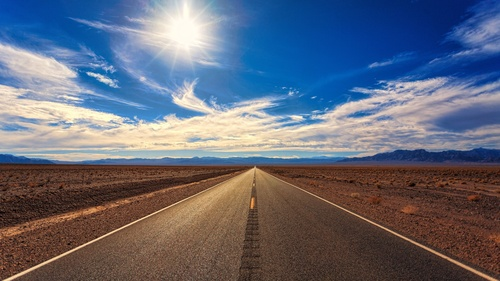
#> input picture imagens/estrada.jpg, 500 x 281 px
$ jupyter execute --allow-errors atividade_04.ipynb
#> lines starting #> are read from the running program, lines starting #| are printed output that depends on the picture; after the words box and inside, x2 and y2 are one past the last pixel; in counts of white or black regions, pixels touching at a corner belong together
Atividade 04 da disciplina de Visão Robótica

Discente: Henrique Antônio Guanais Corneau

# Filtro Canny

Para implementar o filtro Canny de detecção de bordas, é necessário seguir o seguinte algoritmo:

• Redução de ruídos

• Cálculo do Gradiente

• Non Maximum Suppression

• Thresholding duplo

• Histerese

[cell 1]
import cv2
import numpy as np
import matplotlib.pyplot as plt

O primeiro passo consiste em realizar a redução de ruído da imagem para que o ruído não atrapalhe a detecção de bordas da imagem, e para isso é utilizado um filtro Gaussiano. O filtro utilizado nesse projeto possui um kernel 3x3.

[cell 2]
# primeiro passo - Filtro gaussiano
def filtro_espacial(img, k):
    img2 = np.zeros_like(img, dtype=np.float32)
    lk = k.shape[0]
    ck = k.shape[1]
    llin = int(lk/2)
    lcol = int(ck/2)
    # convolucao entre o filtro e a imagem
    for i in range(llin, img.shape[0] - llin):
        for j in range(lcol, img.shape[1] - lcol):
            region = img[i - llin:i + llin + 1, j - lcol:j + lcol + 1]
            img2[i, j] = np.sum(region * k)

    return img2
# gerar filtro gaussiano de tamanho size
def gaussian_kernel(size, k, sigma):
    kernel = np.zeros((size,size))
    llin = int(size/2)
    lcol = llin
    for m in range(-llin, llin+1):
        for n in range(-lcol, lcol+1):
            kernel[m+llin, n+lcol] = k * np.exp(-(m**2 + n**2)/(2*sigma**2))
            kernel = kernel/np.sum(kernel)
    return kernel

kernel = gaussian_kernel(3, 1, 2)
img_path = '../imagens/Lenna.png'
img = cv2.imread(img_path)
#> (the rest of this cell did not finish here and is left out)

O segundo passo consiste em realizar o cálculo do gradiente, e para isso é utilizado o filtro de Sobel nas direções x e y.

O gradiente foi calculado utilizando a norma Euclidiana: `magnitude = np.sqrt(sobelx**2 + sobely**2)`, e a visualização foi possível através de: `img_filtro_sobel = cv2.convertScaleAbs(magnitude`

[cell 3]
# segundo passo - filtro de sobel
def filtro_sobel(img, k):
    img2 = np.zeros_like(img, dtype=np.float32)
    lk = k.shape[0]
    ck = k.shape[1]
    llin = int(lk/2)
    lcol = int(ck/2)

    for i in range(llin, img.shape[0] - llin):
        for j in range(lcol, img.shape[1] - lcol):
            region = img[i - llin:i + llin + 1, j - lcol:j + lcol + 1]
            img2[i, j] = np.sum(region * k)

    return img2

k1 = np.array([[-1, 0, 1],
     [-2, 0, 2],
     [-1, 0, 1]])
k2 = np.array([[-1, -2, -1],
     [0, 0, 0],
     [1, 2, 1]])
# calculo do gradiente
#> (the rest of this cell did not finish here and is left out)

O terceiro passo é realizar o Non maximum supression, que tem o objetivo de diminuir a espessura das bordas detectadas pelo filtro de Sobel para somente 1 pixel.

Para realizar a contração foi calculado a direção do gradiente, e o pixel que fica na borda será o pixel de maior valor na direção do gradiente, comparando então com seus vizinhos.

Para realizar essa supressão, foram analisados os vizinhos em 4 direções de gradiente, e caso o ângulo do gradiente seja menor que zero, o ângulo é somado com 180º.

[cell 4]
# passo 3 - non-maximum suppression
def non_maximum_supression(img, theta, magnitude):
    img2 = np.zeros_like(img)
    for i in range(1, img.shape[0] - 1):
        for j in range(1, img.shape[1] - 1):
            ang = theta[i, j]*180/np.pi
            if magnitude[i, j] > 0:
                if ang < 0:
                    ang += 180
                if (0 <= ang < 22.5) or (157.5 <= ang <= 180):
                    if magnitude[i, j] >= magnitude[i - 1, j] and magnitude[i, j] >= magnitude[i + 1, j]:
                        img2[i, j] = magnitude[i, j]
                elif 22.5 <= ang < 67.5:
                    if magnitude[i, j] >= magnitude[i - 1, j - 1] and magnitude[i, j] >= magnitude[i + 1, j + 1]:
                        img2[i, j] = magnitude[i, j]
                elif (67.5 <= ang < 112.5):
                    if magnitude[i, j] >= magnitude[i, j - 1] and magnitude[i, j] >= magnitude[i, j + 1]:
                        img2[i, j] = magnitude[i, j]
                elif 112.5 <= ang < 157.5:
                    if magnitude[i, j] >= magnitude[i + 1, j - 1] and magnitude[i, j] >= magnitude[i - 1, j + 1]:
                        img2[i, j] = magnitude[i, j]
    return img2

#> (the rest of this cell did not finish here and is left out)

O próximo passo é fazer p Thresholding duplo, em que consiste em definir dois níveis de thresholding `t1` e `t2` para caracterizar as bordas como borda forte ou borda fraca, e para pixels com valores menores que `t1` seu valor vira 0.

[cell 5]
# passo 4 - thresholding duplo

def thresholding(img, t1, t2):
    img2 = np.zeros_like(img)
    for i in range(3, img.shape[0] - 3):
        for j in range(3, img.shape[1] - 3):
            if img[i, j] < t1:
                img2[i, j] = 0
            elif img[i, j] > t2:
                img2[i, j] = 255
            else:
                img2[i, j] = 128

    return img2

#> (the rest of this cell did not finish here and is left out)

O passo final é fazer a Histerese, que tem como objetivo ligar as bordas fortes, transformando pixels de borda fraca em forte caso sejam vizinhos de pixels de borda forte.

[cell 6]
# passo 5 - histerese

def histerese(img):
    img2 = np.zeros_like(img)
    for i in range(1, img.shape[0] - 1):
        for j in range(1, img.shape[1] - 1):
            if img[i, j] == 128:
                if (img[i - 1, j - 1] == 255 or img[i - 1, j] == 255 or img[i - 1, j + 1] == 255 or
                    img[i, j - 1] == 255 or img[i, j + 1] == 255 or img[i + 1, j - 1] == 255 or
                    img[i + 1, j] == 255 or img[i + 1, j + 1] == 255):
                    img2[i, j] = 255
                else:
                    img2[i, j] = 0
            else:
                img2[i, j] = img[i, j]
    return img2

#> (the rest of this cell did not finish here and is left out)

# Transformada de Hough

Para realizar a transformada de Hough em uma imagem que passou pelo filtro de Canny, primeiro é feito uma função `hough_lines_acc()` para calcular a matriz acumuladora `H`, em que é incrementada na posição `(𝜃, 𝜌)`, para cada pixel de borda.

Depois, a função `hough_peaks()`, procura os `num_peaks` pontos de máximo dessa matriz H, em que estão suficientemente longes de si, representando retas diferentes.

Posteriormente, as retas são plotadas através de `plot_lines()`, em que através desses pontos de máximo encontrados, são plotadas retas na imagem real, através da conversão das coordenadas `(𝜃, 𝜌)` para coordenadas cartesianas.

[cell 7]
# hough transform

def hough_lines_acc(img, rho_resolution=1, theta_resolution=1):
    '''Calcula o acumulador de Hough, thetas e rhos para linhas retas.'''
    height, width = img.shape
    img_diagonal = np.ceil(np.sqrt(height**2 + width**2))
    rhos = np.arange(-img_diagonal, img_diagonal + 1, rho_resolution)
    thetas = np.deg2rad(np.arange(-90, 90, theta_resolution))

    # inicializando acumulador Hough
    H = np.zeros((len(rhos), len(thetas)), dtype=np.uint64)
    y_idxs, x_idxs = np.nonzero(img)  # indices dos pixels de borda

    # iteracao sobre os pixels de borda
    for i in range(len(x_idxs)):
        x = x_idxs[i]
        y = y_idxs[i]

        # calcula rho para cada theta
        for j in range(len(thetas)):
            rho = int((x * np.cos(thetas[j]) +
                       y * np.sin(thetas[j])) + img_diagonal)
            H[rho, j] += 1

    return H, thetas, rhos

def hough_peaks(H, num_peaks):
    '''Calcula os n pontos de máximo no acumulador Hough.'''
    indices = np.argpartition(H.flatten(), -num_peaks)[-num_peaks:]
    indices = np.vstack(np.unravel_index(indices, H.shape)).T
    return indices

def plot_lines(img, indices, rhos, thetas, num_peaks):
    '''Desenha as n linhas correspondentes aos pontos de máximo.'''
    img2 = np.copy(img)

    for i in range(num_peaks):
        rho = rhos[indices[i][0]]
        theta = thetas[indices[i][1]]
        a = np.cos(theta)
        b = np.sin(theta)
        x0 = a * rho
        y0 = b * rho
        x1 = int(x0 + 1000 * (-b))
        y1 = int(y0 + 1000 * (a))
        x2 = int(x0 - 1000 * (-b))
        y2 = int(y0 - 1000 * (a))

        cv2.line(img2, (x1, y1), (x2, y2), (0, 0, 255), 3)

    return img2

#> (the rest of this cell did not finish here and is left out)

[cell 8]
# juntando as funcoes e utilizando em uma imagem qualquer
def canny_filter(img):
    img2 = np.copy(img)
    gray_image = cv2.cvtColor(img2, cv2.COLOR_BGR2GRAY)
    kernel = gaussian_kernel(3, 1, 2)
    img_filtro = filtro_espacial(gray_image, kernel)

    k1 = np.array([[-1, 0, 1],
     [-2, 0, 2],
     [-1, 0, 1]])
    k2 = np.array([[-1, -2, -1],
        [0, 0, 0],
        [1, 2, 1]])
    sobelx = filtro_sobel(img_filtro, k1)
    sobely = filtro_sobel(img_filtro, k2)
    magnitude = np.sqrt(sobelx**2 + sobely**2)
    img_filtro_sobel = cv2.convertScaleAbs(magnitude)

    theta = np.arctan2(sobelx, sobely)
    img_suprimida = non_maximum_supression(img_filtro_sobel, theta, magnitude)

    img_threshold = thresholding(img_suprimida, 60, 130)

    img_histerese = histerese(img_threshold)

    return img_histerese

def hough_transform(img, img_canny, n):
    H, thetas, rhos = hough_lines_acc(img_canny)

    ind = hough_peaks(H, n)
    img_lines = plot_lines(img, ind, rhos, thetas, n)

    return img_lines

img_path = '../imagens/estrada.jpg'
img = cv2.imread(img_path)
#> img is the input picture: shape (281, 500, 3); mean B, G, R 121, 105.3, 100.2

canny_img = canny_filter(img)
#> in canny_filter, `gray_image = cv2.cvtColor(img2, cv2.COLOR_BGR2GRAY)`:
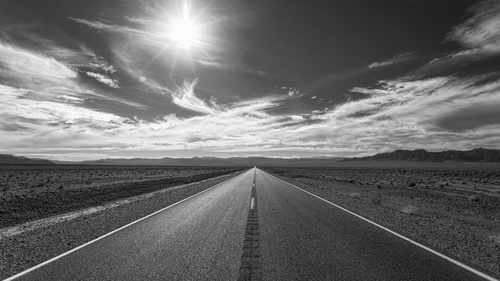
#> gray_image: shape (281, 500); min 3, max 254, mean 105.6
#> after the loop in filtro_sobel (call 2), `for i in range(llin, img.shape[0] - llin):`:
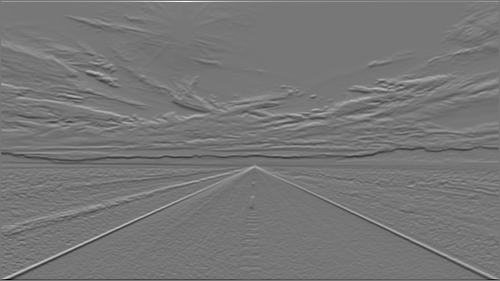
#> img2: shape (281, 500) float32; min -841.7, max 959.3, mean -0.2; drawn with min black and max white
#> in canny_filter, `magnitude = np.sqrt(sobelx**2 + sobely**2)`:
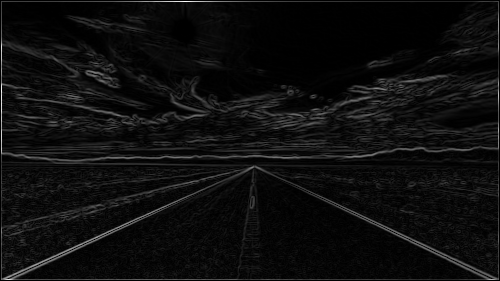
#> magnitude: shape (281, 500) float32; min 0, max 959.4, mean 54.1; drawn with min black and max white
#> in canny_filter, `img_filtro_sobel = cv2.convertScaleAbs(magnitude)`:
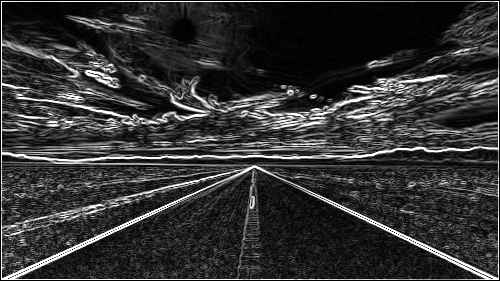
#> img_filtro_sobel: shape (281, 500); min 0, max 255, mean 51.3
#> in canny_filter, `theta = np.arctan2(sobelx, sobely)`:
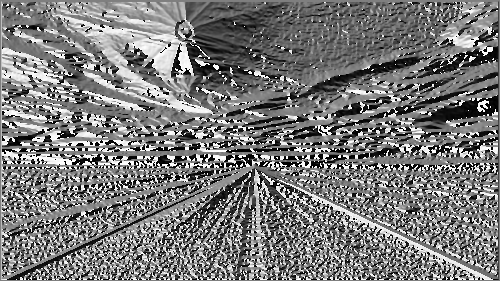
#> theta: shape (281, 500) float32; min -3.14, max 3.14, mean -0.137; drawn with min black and max white
#> after the loop in non_maximum_supression, `for i in range(1, img.shape[0] - 1):`:
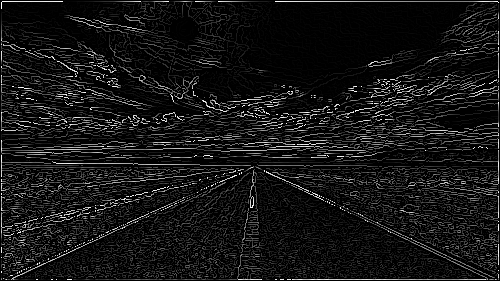
#> img2: shape (281, 500); min 0, max 255, mean 21.5
#> after the loop in thresholding, `for i in range(3, img.shape[0] - 3):`:
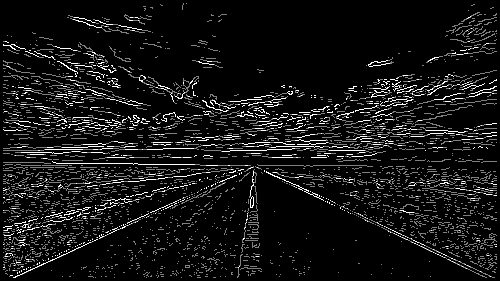
#> img2: shape (281, 500); min 0, max 255, mean 21.1
#> after the loop in histerese, `for i in range(1, img.shape[0] - 1):`:
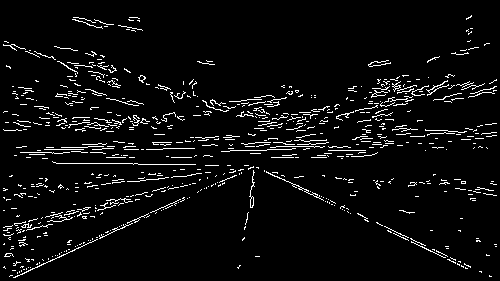
#> img2: shape (281, 500); 5% white in thin lines or dots
plt.imshow(cv2.cvtColor(img, cv2.COLOR_BGR2RGB))
plt.show()
hough_img = hough_transform(img, canny_img, 10)
#> in hough_lines_acc, `y_idxs, x_idxs = np.nonzero(img)`: y_idxs = 7035 values from 15 to 277; x_idxs = 7035 values, max 496 at index 705, min 3 at index 177, mean 224.9
#> the loop in hough_lines_acc, `for i in range(len(x_idxs)):` made 7035 passes
#> (x, y) on passes 1 to 3: (471, 15), (470, 16), (471, 16)
#> after the loop in hough_lines_acc, `for i in range(len(x_idxs)):`:
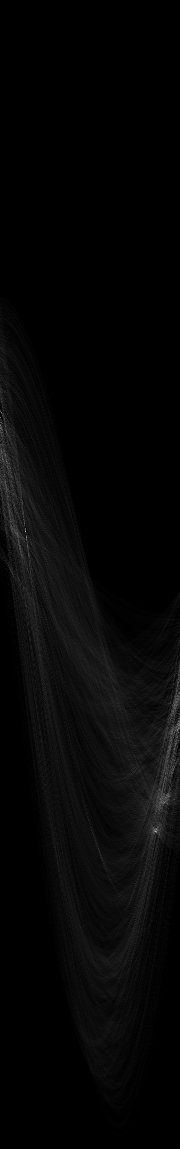
#> H: shape (1149, 180) uint64; min 0, max 192, mean 6.1
#> in hough_transform, `H, thetas, rhos = hough_lines_acc(img_canny)`: thetas = 180 values from -1.57 to 1.55; rhos = 1149 values from -574 to 574
#> in hough_peaks, `indices = np.argpartition(H.flatten(), -num_peaks)[-num_peaks:]`: indices = [131577, 130679, 144524, 149736, 131218, 131397, 149735, 149376, 95605, 96686]
#> in hough_peaks, `indices = np.vstack(np.unravel_index(indices, H.shape)).T`: indices = [[730, 177], [725, 179], [802, 164], [831, 156], [728, 178], [729, 177], [831, 155], [829, 156], [531, 25], [537, 26]]
#> in hough_transform, `ind = hough_peaks(H, n)`: ind has the same summary as indices in hough_peaks
#> the loop in plot_lines, `for i in range(num_peaks):` made 10 passes
#> (rho, theta, a, b, x0, y0, x1, y1) on passes 1 to 10: (156, 1.52, 0.0523, 0.999, 8.16, 155.8, -990, 208), (151, 1.55, 0.0175, 1, 2.64, 151, -997, 168), (228, 1.29, 0.276, 0.961, 62.85, 219.2, -898, 494), (257, 1.15, 0.407, 0.914, 104.5, 234.8, -809, 641), (154, 1.54, 0.0349, 0.999, 5.37, 153.9, -994, 188), (155, 1.52, 0.0523, 0.999, 8.11, 154.8, -990, 207), (257, 1.13, 0.423, 0.906, 108.6, 232.9, -797, 655), (255, 1.15, 0.407, 0.914, 103.7, 233, -809, 639), (-43, -1.13, 0.423, -0.906, -18.17, 38.97, 888, 461), (-37, -1.12, 0.438, -0.899, -16.22, 33.26, 882, 471)
#> after the loop in plot_lines, `for i in range(num_peaks):`:
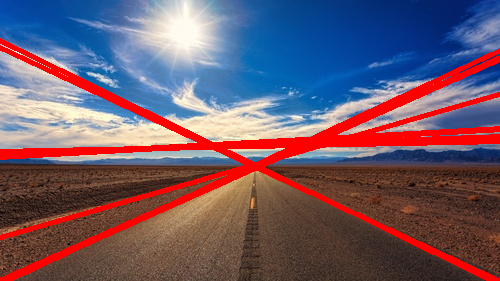
#> img2: shape (281, 500, 3); 11.12% of pixels changed, all inside (x1, y1, x2, y2) = (0, 38, 500, 281)

plt.imshow(canny_img, cmap='gray')
plt.show()
plt.imshow(cv2.cvtColor(hough_img, cv2.COLOR_BGR2RGB))
plt.show()
